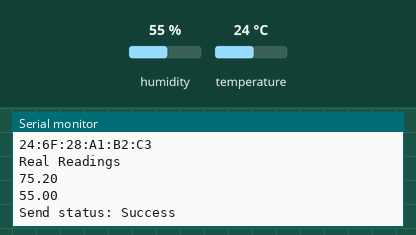
Simulated run of this sketch. Board: ESP32. Shown: the last lines printed to the serial monitor. Inputs (shaded band) come from the test bench; at power-on: humidity 55 %, temperature 24 °C.

Above: at 2.2 s.
2.3 s: humidity set to 22 %
At 4.6 s:
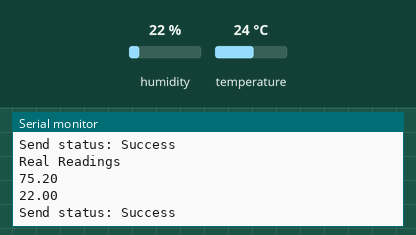
6.1 s: temperature set to 12 °C
At 7.8 s:
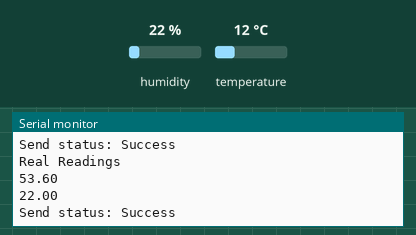
9.9 s: humidity set to 40 %
At 10.9 s:
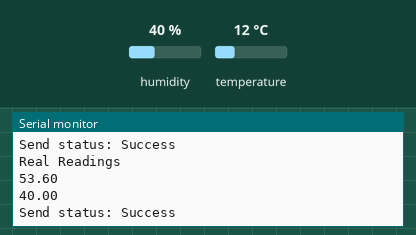
Timing chart, 0 to 12.9 s (numbered marks = the images above; inputs shaded):
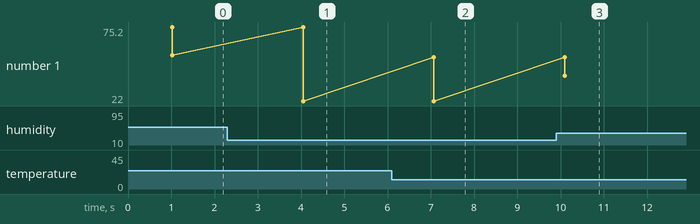

Measured:
- after the input at 2.3 s, the serial monitor: prints a new line after 1.7 s (image 1)
- after the input at 6.1 s, the serial monitor: prints a new line after 0.97 s (image 2)
- after the input at 9.9 s, the serial monitor: prints a new line after 0.20 s (image 3)
- plotted number 1: 55 → 22 after the input at 2.3 s, 22 → 40 after the input at 9.9 s

The sketch:

Sender.ino
```cpp
#include <esp_now.h>
#include <WiFi.h>
#include <DHT.h>


#define DHTTYPE DHT11
#define DHTPin 13

DHT dht(DHTPin, DHTTYPE);

//change to your receivers MAC address
uint8_t receiverAddress[] = {0x00,0x00,0x00,0x00,0x00,0x00};
esp_now_peer_info_t peerInfo;

typedef struct data {
  float temp;
  float hum;
} data;

data sentData;

void dataSent(const uint8_t *macAddr, esp_now_send_status_t status) {
  Serial.print("Send status: ");
  if (status == ESP_NOW_SEND_SUCCESS) {
    Serial.println("Success");
  } else {
    Serial.println("err, or sent out of clock");
  }
}

void setup() {
  Serial.begin(115200);
  delay(1000);
  WiFi.mode(WIFI_STA);
  dht.begin();

  if (esp_now_init() == ESP_OK) {
    Serial.println("ESP NOW INIT SUCCESSFUL");
    Serial.println(WiFi.macAddress());
  } else {
    Serial.println("ESP INIT FAILED");
    return;
  }

  esp_now_register_send_cb(dataSent);

  memcpy(peerInfo.peer_addr, receiverAddress, 6);
  peerInfo.channel = 0;
  peerInfo.encrypt = false;

  if (esp_now_add_peer(&peerInfo) != ESP_OK) {
    Serial.println("failed to add peer!");
    return;
  }
}

void loop() {
  float temp = dht.readTemperature(true);
  float hum = dht.readHumidity();
  sentData.temp = temp;
  sentData.hum = hum;
  esp_err_t result = esp_now_send(receiverAddress, (uint8_t *) &sentData, sizeof(sentData));
  if (result != ESP_OK) {
    Serial.println("sending error");
  }
  Serial.println("Real Readings");
  Serial.println(temp);
  Serial.println(hum);
  delay(3000);
}
```
